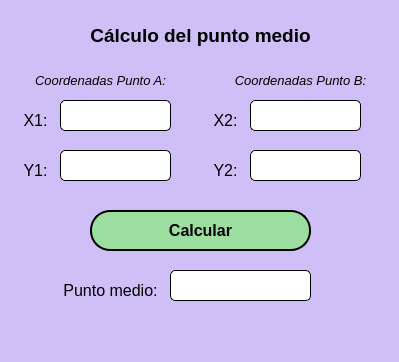
<?xml version="1.0" encoding="UTF-8"?>
<ui version="4.0">
 <class>MainWindow</class>
 <widget class="QMainWindow" name="MainWindow">
  <property name="geometry">
   <rect>
    <x>0</x>
    <y>0</y>
    <width>399</width>
    <height>362</height>
   </rect>
  </property>
  <property name="windowTitle">
   <string>MainWindow</string>
  </property>
  <property name="styleSheet">
   <string notr="true">background-color: rgb(207, 191, 247);</string>
  </property>
  <widget class="QWidget" name="centralwidget">
   <widget class="QPushButton" name="btn_calcular">
    <property name="geometry">
     <rect>
      <x>90</x>
      <y>210</y>
      <width>221</width>
      <height>41</height>
     </rect>
    </property>
    <property name="font">
     <font>
      <pointsize>12</pointsize>
      <weight>75</weight>
      <bold>true</bold>
     </font>
    </property>
    <property name="styleSheet">
     <string notr="true">background-color: rgb(156, 222, 159);
border : 2px solid black;
border-radius: 20px;</string>
    </property>
    <property name="text">
     <string>Calcular</string>
    </property>
   </widget>
   <widget class="QLabel" name="label">
    <property name="geometry">
     <rect>
      <x>60</x>
      <y>20</y>
      <width>281</width>
      <height>31</height>
     </rect>
    </property>
    <property name="font">
     <font>
      <pointsize>14</pointsize>
     </font>
    </property>
    <property name="text">
     <string>&lt;html&gt;&lt;head/&gt;&lt;body&gt;&lt;p align=&quot;center&quot;&gt;&lt;span style=&quot; font-weight:600;&quot;&gt;Cálculo del punto medio&lt;/span&gt;&lt;/p&gt;&lt;/body&gt;&lt;/html&gt;</string>
    </property>
   </widget>
   <widget class="QLabel" name="label_2">
    <property name="geometry">
     <rect>
      <x>30</x>
      <y>70</y>
      <width>141</width>
      <height>21</height>
     </rect>
    </property>
    <property name="text">
     <string>&lt;html&gt;&lt;head/&gt;&lt;body&gt;&lt;p align=&quot;center&quot;&gt;&lt;span style=&quot; font-size:10pt; font-style:italic;&quot;&gt;Coordenadas Punto A:&lt;/span&gt;&lt;/p&gt;&lt;/body&gt;&lt;/html&gt;</string>
    </property>
   </widget>
   <widget class="QLabel" name="label_3">
    <property name="geometry">
     <rect>
      <x>230</x>
      <y>65</y>
      <width>141</width>
      <height>31</height>
     </rect>
    </property>
    <property name="text">
     <string>&lt;html&gt;&lt;head/&gt;&lt;body&gt;&lt;p align=&quot;center&quot;&gt;&lt;span style=&quot; font-size:10pt; font-style:italic;&quot;&gt;Coordenadas Punto B:&lt;/span&gt;&lt;/p&gt;&lt;/body&gt;&lt;/html&gt;</string>
    </property>
   </widget>
   <widget class="QLineEdit" name="txt_x1">
    <property name="geometry">
     <rect>
      <x>60</x>
      <y>100</y>
      <width>111</width>
      <height>31</height>
     </rect>
    </property>
    <property name="font">
     <font>
      <family>Bahnschrift SemiLight SemiConde</family>
      <pointsize>11</pointsize>
     </font>
    </property>
    <property name="styleSheet">
     <string notr="true">background-color: rgb(255, 255, 255);
border: 1px solid black;
border-radius: 5px; </string>
    </property>
    <property name="alignment">
     <set>Qt::AlignCenter</set>
    </property>
   </widget>
   <widget class="QLineEdit" name="txt_y1">
    <property name="geometry">
     <rect>
      <x>60</x>
      <y>150</y>
      <width>111</width>
      <height>31</height>
     </rect>
    </property>
    <property name="font">
     <font>
      <family>Bahnschrift SemiLight SemiConde</family>
      <pointsize>11</pointsize>
     </font>
    </property>
    <property name="styleSheet">
     <string notr="true">background-color: rgb(255, 255, 255);
border: 1px solid black;
border-radius: 5px; </string>
    </property>
    <property name="alignment">
     <set>Qt::AlignCenter</set>
    </property>
   </widget>
   <widget class="QLineEdit" name="txt_x2">
    <property name="geometry">
     <rect>
      <x>250</x>
      <y>100</y>
      <width>111</width>
      <height>31</height>
     </rect>
    </property>
    <property name="font">
     <font>
      <family>Bahnschrift SemiLight SemiConde</family>
      <pointsize>11</pointsize>
     </font>
    </property>
    <property name="styleSheet">
     <string notr="true">background-color: rgb(255, 255, 255);
border: 1px solid black;
border-radius: 5px; </string>
    </property>
    <property name="alignment">
     <set>Qt::AlignCenter</set>
    </property>
   </widget>
   <widget class="QLineEdit" name="txt_y2">
    <property name="geometry">
     <rect>
      <x>250</x>
      <y>150</y>
      <width>111</width>
      <height>31</height>
     </rect>
    </property>
    <property name="font">
     <font>
      <family>Bahnschrift SemiLight SemiConde</family>
      <pointsize>11</pointsize>
     </font>
    </property>
    <property name="styleSheet">
     <string notr="true">background-color: rgb(255, 255, 255);
border: 1px solid black;
border-radius: 5px; </string>
    </property>
    <property name="alignment">
     <set>Qt::AlignCenter</set>
    </property>
   </widget>
   <widget class="QLineEdit" name="txt_resultado">
    <property name="geometry">
     <rect>
      <x>170</x>
      <y>270</y>
      <width>141</width>
      <height>31</height>
     </rect>
    </property>
    <property name="font">
     <font>
      <family>Bahnschrift SemiLight SemiConde</family>
      <pointsize>11</pointsize>
     </font>
    </property>
    <property name="styleSheet">
     <string notr="true">background-color: rgb(255, 255, 255);
border: 1px solid black;
border-radius: 5px; </string>
    </property>
    <property name="alignment">
     <set>Qt::AlignCenter</set>
    </property>
   </widget>
   <widget class="QLabel" name="label_8">
    <property name="geometry">
     <rect>
      <x>60</x>
      <y>280</y>
      <width>101</width>
      <height>21</height>
     </rect>
    </property>
    <property name="font">
     <font>
      <pointsize>12</pointsize>
     </font>
    </property>
    <property name="text">
     <string>&lt;html&gt;&lt;head/&gt;&lt;body&gt;&lt;p align=&quot;center&quot;&gt;Punto medio:&lt;/p&gt;&lt;/body&gt;&lt;/html&gt;</string>
    </property>
   </widget>
   <widget class="QLabel" name="label_4">
    <property name="geometry">
     <rect>
      <x>20</x>
      <y>110</y>
      <width>31</width>
      <height>21</height>
     </rect>
    </property>
    <property name="font">
     <font>
      <pointsize>12</pointsize>
     </font>
    </property>
    <property name="text">
     <string>&lt;html&gt;&lt;head/&gt;&lt;body&gt;&lt;p align=&quot;center&quot;&gt;X1:&lt;/p&gt;&lt;/body&gt;&lt;/html&gt;</string>
    </property>
   </widget>
   <widget class="QLabel" name="label_9">
    <property name="geometry">
     <rect>
      <x>20</x>
      <y>160</y>
      <width>31</width>
      <height>21</height>
     </rect>
    </property>
    <property name="font">
     <font>
      <pointsize>14</pointsize>
     </font>
    </property>
    <property name="text">
     <string>&lt;html&gt;&lt;head/&gt;&lt;body&gt;&lt;p align=&quot;center&quot;&gt;&lt;span style=&quot; font-size:12pt;&quot;&gt;Y1:&lt;/span&gt;&lt;/p&gt;&lt;/body&gt;&lt;/html&gt;</string>
    </property>
   </widget>
   <widget class="QLabel" name="label_5">
    <property name="geometry">
     <rect>
      <x>210</x>
      <y>110</y>
      <width>31</width>
      <height>21</height>
     </rect>
    </property>
    <property name="font">
     <font>
      <pointsize>12</pointsize>
     </font>
    </property>
    <property name="text">
     <string>&lt;html&gt;&lt;head/&gt;&lt;body&gt;&lt;p align=&quot;center&quot;&gt;X2:&lt;/p&gt;&lt;/body&gt;&lt;/html&gt;</string>
    </property>
   </widget>
   <widget class="QLabel" name="label_10">
    <property name="geometry">
     <rect>
      <x>210</x>
      <y>160</y>
      <width>31</width>
      <height>21</height>
     </rect>
    </property>
    <property name="font">
     <font>
      <pointsize>12</pointsize>
     </font>
    </property>
    <property name="text">
     <string>&lt;html&gt;&lt;head/&gt;&lt;body&gt;&lt;p align=&quot;center&quot;&gt;Y2:&lt;/p&gt;&lt;/body&gt;&lt;/html&gt;</string>
    </property>
   </widget>
  </widget>
  <widget class="QMenuBar" name="menubar">
   <property name="geometry">
    <rect>
     <x>0</x>
     <y>0</y>
     <width>399</width>
     <height>21</height>
    </rect>
   </property>
  </widget>
  <widget class="QStatusBar" name="statusbar"/>
 </widget>
 <resources/>
 <connections/>
</ui>
